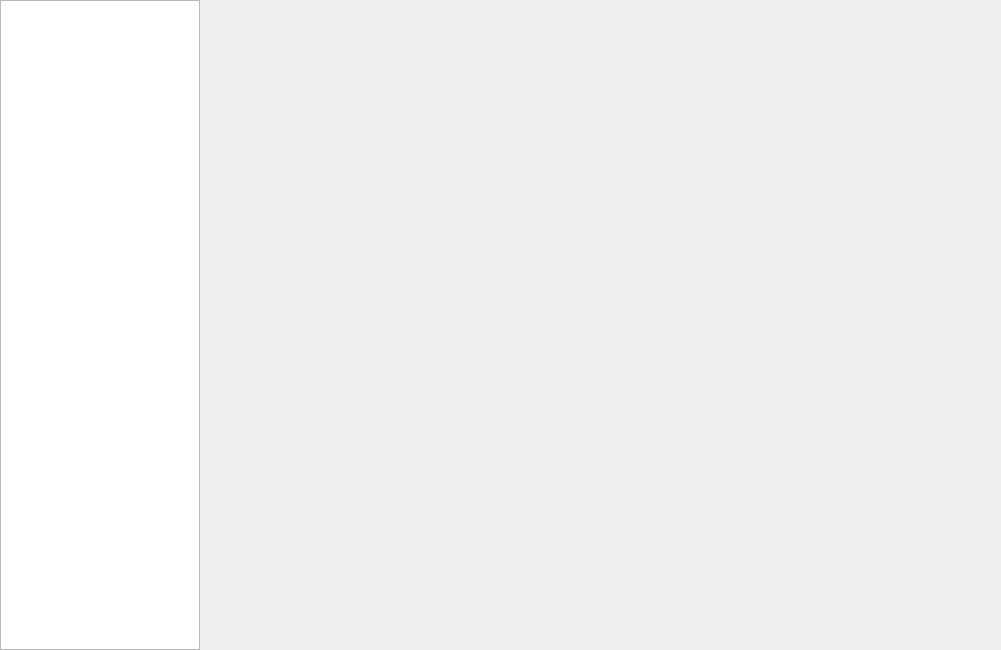
<?xml version="1.0" encoding="UTF-8"?>
<ui version="4.0">
 <class>WidgetForm</class>
 <widget class="QWidget" name="WidgetForm">
  <property name="geometry">
   <rect>
    <x>0</x>
    <y>0</y>
    <width>1001</width>
    <height>650</height>
   </rect>
  </property>
  <property name="windowTitle">
   <string>Form</string>
  </property>
  <layout class="QHBoxLayout" name="horizontalLayout">
   <property name="spacing">
    <number>0</number>
   </property>
   <property name="leftMargin">
    <number>0</number>
   </property>
   <property name="topMargin">
    <number>0</number>
   </property>
   <property name="rightMargin">
    <number>0</number>
   </property>
   <property name="bottomMargin">
    <number>0</number>
   </property>
   <item>
    <widget class="QListWidget" name="listWidget">
     <property name="minimumSize">
      <size>
       <width>200</width>
       <height>0</height>
      </size>
     </property>
     <property name="maximumSize">
      <size>
       <width>200</width>
       <height>16777215</height>
      </size>
     </property>
    </widget>
   </item>
   <item>
    <widget class="QStackedWidget" name="stackedWidget"/>
   </item>
  </layout>
 </widget>
 <resources/>
 <connections/>
</ui>
